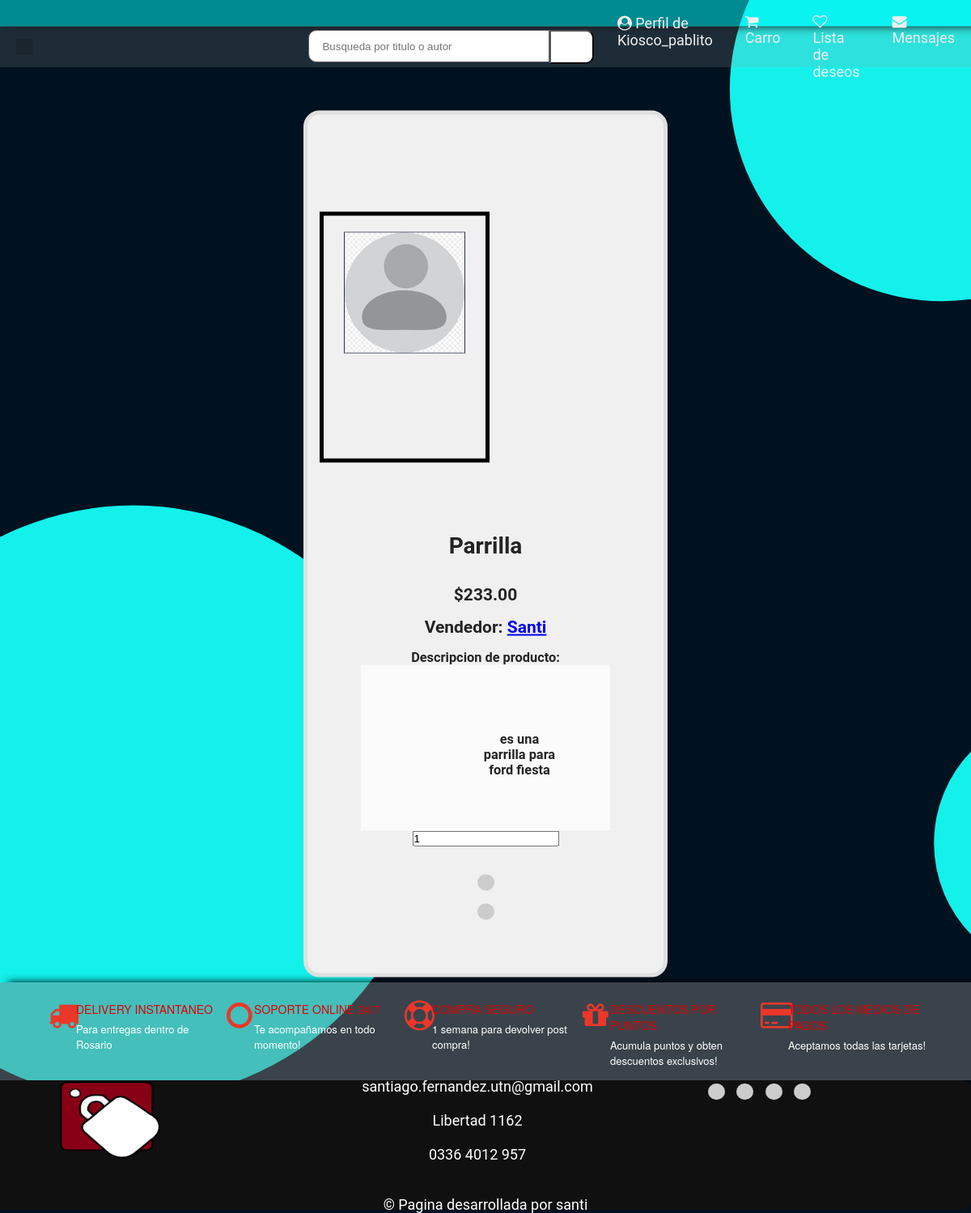
Page /publication/2313 (signed in) on the committed database.
### clients/models.py (models this page shows)
class ClientModel(AbstractUser):
    cuit = models.CharField(max_length=11)
    business_line = models.CharField(choices=BusinessLineChoices.choices, max_length=128, default=BusinessLineChoices.OTROS.value)
    business_line_interes = models.CharField(choices=BusinessLineChoices.choices, max_length=128, default=BusinessLineChoices.OTROS.value)
    is_seller = models.BooleanField(default=False)
    is_buyer = models.BooleanField(default=True)
    state = models.CharField(max_length=128,blank = True, null = True)
    city = models.CharField(max_length=128,blank = True, null = True)
    postal_code = models.CharField(max_length = 4,blank = True, null = True)
    phone_number = models.CharField(max_length = 64)
    avatar = models.ImageField(upload_to="avatar", null = True, blank = True)

### stock/models.py (models this page shows, shortened)
class StockProduct(models.Model):
    user = models.ForeignKey(ClientModel,on_delete=models.CASCADE,limit_choices_to={'is_seller': True})#si se elimina un cliente, se eliminan los productos cargados por el
    business_line = models.CharField(choices=BusinessLineChoices.choices, max_length=128, default=BusinessLineChoices.OTROS.value)
    quantity_stock = models.PositiveIntegerField()
    price = models.DecimalField(max_digits=10, decimal_places=2)
    name_product = models.CharField(max_length=140)
    description = models.TextField(max_length=1200)
    imagen = models.ImageField(upload_to="productos", null = True)
    code_product = models.CharField(max_length=10,  primary_key=True)
    expiration = models.DateTimeField(null = True, default=None)
    class Meta:
        unique_together = ("user","code_product")#cualquier relacion entre cliente y codigo tiene que ser unica

### publication/views.py (the view)
# urls.py: path('', PublicationView.as_view(), name="publication"),
class PublicationView(LoginRequiredMixin, View):
    def get(self, request, code_product):
        publication_product =  get_object_or_404(StockProduct, pk=code_product)
        code_product = publication_product.code_product
        template = loader.get_template('publication.html')
        context = {
            'publication_product': publication_product,
            'code_product' : code_product,
        }
        return HttpResponse(template.render(context, request))

### templates/publication.html (shortened to what this page needs)
{% extends "home.html" %}
{% load humanize%}
{% block content %}
<div class = "publication-card">
    <div class="product-section">
        <div class="product-border">
            <div class="product-img-center">
                <img class="product-img" src="{{ publication_product.imagen.url }}">
            </div>
        </div>
    </div>
<form action="{% url 'cart'%}" method="POST">
<div class = "publication-caract">
    <h1>{{publication_product.name_product | capfirst}}</h1>
    <br><br>
    <p class="product-name">
        <h2>${{publication_product.price | intcomma}}</h2>
    </p><br>
    <p class="product-name">
        <h2>Vendedor: <a href="#">{{ publication_product.user | capfirst }}</a></h2>
    </p><br>
    <h3>Descripcion de producto:</h3>
    <div class = "publication-descr">
    <p><br>
    <h3>{{publication_product.description}}</h3>
    </p>
</div>
    <input type="number" name="qt" Placeholder="Cantidad" value=1 >
    <br><br><br>
    <button type="submit"class="icon-button"id="python-button" ></button>
    <a href="{%url 'comunication' %}?item={{publication_product.pk}}"> <br><br>
    <button type="button"class="icon-button"id="python-button" data-lang="python">
    </button></a>
</div></div>
{% endblock content%}

### templates/home.html (shortened to what this page needs)
<html>
  <head>
    {% load static %}
    <link rel="stylesheet" href="https://cdnjs.cloudflare.com/ajax/libs/font-awesome/4.7.0/css/font-awesome.min.css">
    <link rel="stylesheet" href="{% static 'css/home.css' %}" type="text/css" />
    <link rel="stylesheet" href="{% static 'css/user.css' %}" type="text/css" />
    <link rel="stylesheet" href="{% static 'css/cart.css' %}" type="text/css" />
    <link rel="stylesheet" href="{% static 'css/signup.css' %}" type="text/css" />
    <link rel="stylesheet" href="{% static 'css/publication.css' %}" type="text/css" />
    <link rel="stylesheet" href="{% static 'css/chat.css' %}" type="text/css" />
    <link rel="stylesheet" href="{% static 'css/payment.css' %}" type="text/css" />
    <link rel="stylesheet" href="{% static 'css/products.css' %}" type="text/css" />
    {% load humanize %}
  </head>
  <body>
    <div class="width-100 top-header">
      <div class="container-word">
        <div class="word-slide">
        </div>
      </div>
    </div>
    <div class="nav">
      <div class="nav-header">
        <div class="nav-title">
            <a href="/web/"><button type="button"class="icon-button-nav"id="python-button" data-lang="python">
              </button></a>
        </div>
      </div>
      <div class="width-50">
        <input class="search-textbox" type="text"
          Placeholder="Busqueda por titulo o autor">
        <button class="search-button">
        </button>
      </div>
      <div class="nav-links">
          {% if user.is_authenticated %}
            <a href="/user/"><i class="fa fa-user-circle" aria-hidden="true"></i> Perfil de {{ user.username |capfirst }}</a>
            <a href="{%url 'cart'%}"><i class="fa fa-shopping-cart" aria-hidden="true"></i> Carro
            </a>
            <a class="head1mr" href="#"><i class="fa fa-heart-o" aria-hidden="true"></i> Lista de deseos </a>
            <a href="{%url 'chat' %}"><i class="fa fa-envelope"></i> Mensajes</a>
          {% else %}
            <a href="/login/"><i class="fa fa-user-circle-o" aria-hidden="true"></i> Iniciar sesion </a>
          {% endif %}
      </div>
  </div>
    {% block content %}
    {% endblock content %}
    <div class="width-100 margin-top-50 feature-sect">
      <div class="container">
        <div class="width-20 featured-padding">
          <div class="featured-border">
            <div class="width-20 featured-content">
              <i class="fa fa-truck" aria-hidden="true"></i>
            </div>
            <div
              class="width-80 featured-content margin-top-8">
              <h4>Delivery Instantaneo</h4>
              <p>Para entregas dentro de Rosario</p>
            </div>
          </div>
        </div>
        <div class="width-20">
          <div class="featured-border">
            <div class="featured-bord">
              <div class="width-20 featured-content">
                <i class="fa fa-circle-o"
                  aria-hidden="true"></i>
              </div>
              <div
                class="width-80 featured-content margin-top-8">
                <h4>Soporte Online 24/7</h4>
                <p>Te acompañamos en todo momento! </p>
              </div>
            </div>
          </div>
        </div>
        <div class="width-20">
          <div class="featured-border">
            <div class="width-20 featured-content">
              <i class="fa fa-life-ring"
                aria-hidden="true"></i>
            </div>
            <div
              class="width-80 featured-content margin-top-8">
              <h4>Compra seguro</h4>
              <p>1 semana para devolver post compra!</p>
            </div>
          </div>
        </div>
        <div class="width-20">
          <div class="featured-border">
            <div class="width-20 featured-content">
              <i class="fa fa-gift" aria-hidden="true"></i>
            </div>
            <div
              class="width-80 featured-content margin-top-8">
              <h4>Descuentos por puntos</h4>
              <p>Acumula puntos y obten descuentos
                exclusivos!</p>
            </div>
          </div>
        </div>
        <div class="width-20">
          <div class="featured-border">
            <div class="width-20 featured-content">
              <i class="fa fa-credit-card"
                aria-hidden="true"></i>
            </div>
            <div
              class="width-80 featured-content margin-top-8">
              <h4>Todos los medios de pagos</h4>
              <p>Aceptamos todas las tarjetas!</p>
            </div>
          </div>
        </div>
      </div>
    </div>
    <footer class="footer">
      <div class="container">
        <div class="footer-content">
          <div class="footer-logo">
            <img src="{% static 'img/LOGOVECTORIZADOPNG.png' %}" class="logo-img" alt="[Logotipo]">
          </div>
          <div class="footer-links">
            <ul class="footer-menu">
              <li><a href="#">santiago.fernandez.utn@gmail.com</a></li><br><br>
              <li><a href="#">Libertad 1162</a></li><br><br>
              <li><a href="#">0336 4012 957</a></li><br><br>
            </ul>
          </div>
          <div class="footer-social">
            <ul class="social-icons">
              <li>
                <button type="button"
                  class="icon-button"
                  id="python-button" data-lang="python">
                  </button>
              </li>
              <li>
                <button type="button"
                  class="icon-button"
                  id="python-button" data-lang="python">
                  </button>
              </li>
              <li>
                <button type="button"
                  class="icon-button"
                  id="python-button" data-lang="python">
                  </button>
              </li>
              <li><button type="button"
                  class="icon-button"
                  id="python-button" data-lang="python">
                  </button>
              </li>
            </ul>
          </div>
        </div>
        <div class="footer-bottom">
          <p>&copy; Pagina desarrollada por santi</p>
        </div>
      </div>
    </footer>
  </body>
</html>

### static/css/home.css (style rules this page uses)
html, body { font-family: Roboto, sans-serif, arial; font-size: 14px; color: #242424; font-weight: 400; background-color: #06042000; background-image: url('../img/circle-scatter-haikei.svg'); background-attachment: fixed; background-size: cover; }
:root { --color1 : #00f8f886 ; --color2 : #ee7e4c ; --color3 : #83828272 ; --color4 : #111010 ; --color5 : #4c4949 ; }
html { -webkit-text-size-adjust: 100%; -ms-text-size-adjust: 100%; font-size: 10px; -webkit-tap-highlight-color: transparent }
* { margin: 0px; padding: 0px; -webkit-box-sizing: border-box; -moz-box-sizing: border-box; box-sizing: border-box; margin: 0; padding: 0; outline: 0 }
.container { width: 1150px; margin: 0px auto; display: table; }
.width-100 { width: 100%; float: left; background-color: var(--color3); box-shadow: #000000 10px 0px 10px; }
.width-50 { width: 50%; float: left; }
.width-80 { width: 80%; float: left; }
.width-20 { width: 20%; float: left; }
.word-slide { white-space: nowrap; overflow: hidden; }
.container-word { width: 100%; }
.top-header { background: var(--color1); padding: 8px 0px; border-bottom: 1px solid #3131315e; }
.search-textbox { padding-left: 16px; height: 40px; width: 80%; border: 1px solid #636060; border-radius: 10px 0px 0px 10px; float: left; }
.search-button { height: 42px; width: 55px; border-radius: 0px 10px 10px 0px; background: rgb(255, 255, 255); float: left; }
.logo-img { width: 160px; height: 100px; }
.product-section { padding-left: 15px; padding-right: 15px; margin-bottom: 20px; margin-top: 20px; }
.product-img { max-width: 150px; max-height: 260px ; border: #2b304a 1px solid; }
.product-img-center { text-align: center; }
.product-border { height: 310px; width: 210px; border: 5px solid #000000; padding: 20px; }
.featured-content i { font-size: 37px; padding: 7px 0 0 10px; color: #eb372a; }
.featured-content h4 { color: #e00000; font-size: 14px; margin: 0 0 5px; text-transform: uppercase; font-weight: 500; font-family: "Helvetica Neue", "Helvetica", "Arial", "sans-serif"; }
.featured-content p { font-size: 13px; color: #ffffff; font-family: "Helvetica Neue", "Helvetica", "Arial", "sans-serif"; }
.margin-top-8 { margin-top: 8px; }
.featured-border { width: 100%; float: left; padding: 15px 0px; }
.footer { font-size: 18px; width: 100%; height: 20vh; background-color:var(--color4); color: #fff; padding: 30px 0; border-radius: 0px 10px 10px 0px; position: relative; display: flex; align-items: center; justify-content: center; position:relative; left:0px; bottom:0px; }
.container { width: 100%; margin: 0 auto; padding: 0 50px; }
.footer-content { display: grid; grid-template-columns: 25% 50% 25%; }
.footer-menu { list-style: none; padding: 0; margin: 0; text-align: center; }
.footer-menu li { display: inline-block; margin-right: 20px; }
.footer-menu a { color: #fff; text-decoration: none; }
.social-icons { list-style: none; padding: 0; margin: 0; }
.icon-button { background-color: #ccc; border: 1px; border-radius: 100px; border-color: rgb(7, 7, 7); padding: 10px; cursor: pointer; font-size: 10px; transition: background-color 0.5s ease; }
.icon-button-nav { background-color: #0b060629; border: 1px; border-color: rgb(7, 7, 7); padding: 10px; cursor: pointer; font-size: 10px; }
.social-icons li { display: inline-block; margin-right: 10px; }
.social-icons li:last-child { margin-right: 0; }
.footer-bottom { margin-top: 20px; text-align: center; }
.footer-bottom p { margin: 0; }
.nav { height: 50px; width: 100%; padding: 0 10px; display: flex; align-items: center; justify-content: space-between; background-color: #9d9d9d30; position: relative; }
.nav .nav-header { width: 50%; display: inline; }
.nav .nav-header .nav-title { display: inline-block; font-size: 22px; color: #fff; padding: 10px; }
.nav .nav-links { width: 50%; display: inline-flex; justify-content: flex-end; column-gap: 20px; font-size: 18px; border: none; border-radius: 0 0 10px 10px; }
.nav .nav-links a { display: inline-block; padding: 10px 10px; text-decoration: none; color: #efefef; }

### rows in the picture
ClientModel: username "Kiosco_pablito"
StockProduct: imagen (picture), name_product "Parrilla", price "233.00", user "Santi", description "es una parrilla para ford fiesta"
